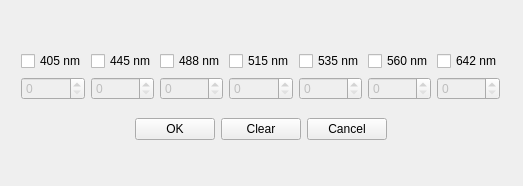
<?xml version="1.0" encoding="UTF-8"?>
<ui version="4.0">
 <class>ProfileAddDlg</class>
 <widget class="QDialog" name="ProfileAddDlg">
  <property name="geometry">
   <rect>
    <x>0</x>
    <y>0</y>
    <width>523</width>
    <height>186</height>
   </rect>
  </property>
  <property name="windowTitle">
   <string>ProfileAddDlg</string>
  </property>
  <widget class="QWidget" name="">
   <property name="geometry">
    <rect>
     <x>10</x>
     <y>40</y>
     <width>501</width>
     <height>111</height>
    </rect>
   </property>
   <layout class="QVBoxLayout" name="verticalLayout">
    <item>
     <layout class="QGridLayout" name="gridLayout">
      <item row="1" column="1">
       <widget class="QSpinBox" name="spin445">
        <property name="enabled">
         <bool>false</bool>
        </property>
        <property name="maximum">
         <number>100</number>
        </property>
       </widget>
      </item>
      <item row="1" column="2">
       <widget class="QSpinBox" name="spin488">
        <property name="enabled">
         <bool>false</bool>
        </property>
        <property name="maximum">
         <number>100</number>
        </property>
       </widget>
      </item>
      <item row="1" column="0">
       <widget class="QSpinBox" name="spin405">
        <property name="enabled">
         <bool>false</bool>
        </property>
        <property name="maximum">
         <number>100</number>
        </property>
       </widget>
      </item>
      <item row="1" column="3">
       <widget class="QSpinBox" name="spin515">
        <property name="enabled">
         <bool>false</bool>
        </property>
        <property name="maximum">
         <number>100</number>
        </property>
       </widget>
      </item>
      <item row="1" column="4">
       <widget class="QSpinBox" name="spin535">
        <property name="enabled">
         <bool>false</bool>
        </property>
        <property name="maximum">
         <number>100</number>
        </property>
       </widget>
      </item>
      <item row="1" column="5">
       <widget class="QSpinBox" name="spin560">
        <property name="enabled">
         <bool>false</bool>
        </property>
        <property name="maximum">
         <number>100</number>
        </property>
       </widget>
      </item>
      <item row="1" column="6">
       <widget class="QSpinBox" name="spin642">
        <property name="enabled">
         <bool>false</bool>
        </property>
        <property name="maximum">
         <number>100</number>
        </property>
       </widget>
      </item>
      <item row="0" column="0">
       <widget class="QCheckBox" name="radio405">
        <property name="text">
         <string>405 nm</string>
        </property>
       </widget>
      </item>
      <item row="0" column="1">
       <widget class="QCheckBox" name="radio445">
        <property name="text">
         <string>445 nm</string>
        </property>
       </widget>
      </item>
      <item row="0" column="2">
       <widget class="QCheckBox" name="radio488">
        <property name="text">
         <string>488 nm</string>
        </property>
       </widget>
      </item>
      <item row="0" column="3">
       <widget class="QCheckBox" name="radio515">
        <property name="text">
         <string>515 nm</string>
        </property>
       </widget>
      </item>
      <item row="0" column="4">
       <widget class="QCheckBox" name="radio535">
        <property name="text">
         <string>535 nm</string>
        </property>
       </widget>
      </item>
      <item row="0" column="5">
       <widget class="QCheckBox" name="radio560">
        <property name="text">
         <string>560 nm</string>
        </property>
       </widget>
      </item>
      <item row="0" column="6">
       <widget class="QCheckBox" name="radio642">
        <property name="text">
         <string>642 nm</string>
        </property>
       </widget>
      </item>
     </layout>
    </item>
    <item>
     <spacer name="verticalSpacer">
      <property name="orientation">
       <enum>Qt::Vertical</enum>
      </property>
      <property name="sizeHint" stdset="0">
       <size>
        <width>20</width>
        <height>40</height>
       </size>
      </property>
     </spacer>
    </item>
    <item>
     <layout class="QHBoxLayout" name="horizontalLayout">
      <item>
       <spacer name="horizontalSpacer">
        <property name="orientation">
         <enum>Qt::Horizontal</enum>
        </property>
        <property name="sizeHint" stdset="0">
         <size>
          <width>40</width>
          <height>20</height>
         </size>
        </property>
       </spacer>
      </item>
      <item>
       <widget class="QPushButton" name="okButton">
        <property name="text">
         <string>OK</string>
        </property>
        <property name="autoDefault">
         <bool>false</bool>
        </property>
       </widget>
      </item>
      <item>
       <widget class="QPushButton" name="clearButton">
        <property name="text">
         <string>Clear</string>
        </property>
        <property name="autoDefault">
         <bool>false</bool>
        </property>
       </widget>
      </item>
      <item>
       <widget class="QPushButton" name="cancelButton">
        <property name="text">
         <string>Cancel</string>
        </property>
        <property name="autoDefault">
         <bool>false</bool>
        </property>
       </widget>
      </item>
      <item>
       <spacer name="horizontalSpacer_2">
        <property name="orientation">
         <enum>Qt::Horizontal</enum>
        </property>
        <property name="sizeHint" stdset="0">
         <size>
          <width>40</width>
          <height>20</height>
         </size>
        </property>
       </spacer>
      </item>
     </layout>
    </item>
   </layout>
  </widget>
 </widget>
 <layoutdefault spacing="6" margin="11"/>
 <resources/>
 <connections>
  <connection>
   <sender>radio405</sender>
   <signal>toggled(bool)</signal>
   <receiver>spin405</receiver>
   <slot>setEnabled(bool)</slot>
   <hints>
    <hint type="sourcelabel">
     <x>22</x>
     <y>48</y>
    </hint>
    <hint type="destinationlabel">
     <x>29</x>
     <y>71</y>
    </hint>
   </hints>
  </connection>
  <connection>
   <sender>radio445</sender>
   <signal>toggled(bool)</signal>
   <receiver>spin445</receiver>
   <slot>setEnabled(bool)</slot>
   <hints>
    <hint type="sourcelabel">
     <x>120</x>
     <y>55</y>
    </hint>
    <hint type="destinationlabel">
     <x>121</x>
     <y>74</y>
    </hint>
   </hints>
  </connection>
  <connection>
   <sender>radio488</sender>
   <signal>toggled(bool)</signal>
   <receiver>spin488</receiver>
   <slot>setEnabled(bool)</slot>
   <hints>
    <hint type="sourcelabel">
     <x>165</x>
     <y>46</y>
    </hint>
    <hint type="destinationlabel">
     <x>172</x>
     <y>74</y>
    </hint>
   </hints>
  </connection>
  <connection>
   <sender>radio515</sender>
   <signal>toggled(bool)</signal>
   <receiver>spin515</receiver>
   <slot>setEnabled(bool)</slot>
   <hints>
    <hint type="sourcelabel">
     <x>251</x>
     <y>51</y>
    </hint>
    <hint type="destinationlabel">
     <x>252</x>
     <y>71</y>
    </hint>
   </hints>
  </connection>
  <connection>
   <sender>radio535</sender>
   <signal>toggled(bool)</signal>
   <receiver>spin535</receiver>
   <slot>setEnabled(bool)</slot>
   <hints>
    <hint type="sourcelabel">
     <x>314</x>
     <y>50</y>
    </hint>
    <hint type="destinationlabel">
     <x>320</x>
     <y>78</y>
    </hint>
   </hints>
  </connection>
  <connection>
   <sender>radio560</sender>
   <signal>toggled(bool)</signal>
   <receiver>spin560</receiver>
   <slot>setEnabled(bool)</slot>
   <hints>
    <hint type="sourcelabel">
     <x>404</x>
     <y>50</y>
    </hint>
    <hint type="destinationlabel">
     <x>405</x>
     <y>67</y>
    </hint>
   </hints>
  </connection>
  <connection>
   <sender>radio642</sender>
   <signal>toggled(bool)</signal>
   <receiver>spin642</receiver>
   <slot>setEnabled(bool)</slot>
   <hints>
    <hint type="sourcelabel">
     <x>454</x>
     <y>45</y>
    </hint>
    <hint type="destinationlabel">
     <x>455</x>
     <y>72</y>
    </hint>
   </hints>
  </connection>
  <connection>
   <sender>okButton</sender>
   <signal>clicked()</signal>
   <receiver>ProfileAddDlg</receiver>
   <slot>accept()</slot>
   <hints>
    <hint type="sourcelabel">
     <x>199</x>
     <y>139</y>
    </hint>
    <hint type="destinationlabel">
     <x>199</x>
     <y>156</y>
    </hint>
   </hints>
  </connection>
  <connection>
   <sender>cancelButton</sender>
   <signal>clicked()</signal>
   <receiver>ProfileAddDlg</receiver>
   <slot>reject()</slot>
   <hints>
    <hint type="sourcelabel">
     <x>352</x>
     <y>142</y>
    </hint>
    <hint type="destinationlabel">
     <x>354</x>
     <y>174</y>
    </hint>
   </hints>
  </connection>
 </connections>
</ui>
